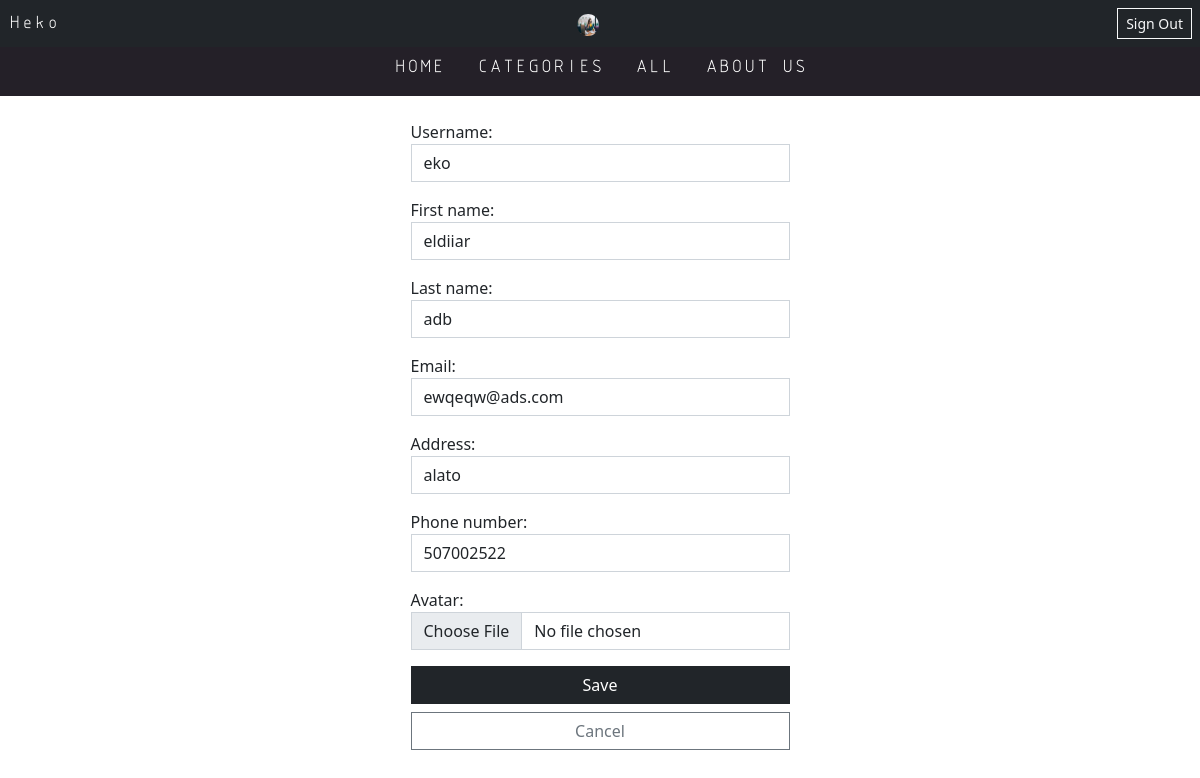
The page /users/user-change/ (signed in) on the database its author committed.
### user/models.py (models this page shows)
class User(AbstractUser):
    address = models.CharField(max_length=255, null=True)
    phone_regex = RegexValidator(regex=r'^\+?1?\d{9}$')
    phone_number = models.CharField(validators=[phone_regex], max_length=9, blank=True, unique=True)  # validators should be a list
    avatar = models.ImageField(upload_to='user_imgs', blank=True, null=True)
    purchases = models.IntegerField(default=0)

### user/views.py (the view)
# urls.py: path('user-change/', change, name='change'),
@login_required
def change(request):
    if request.method == 'POST':
        form = ChangeForm(request.POST, request.FILES, instance=request.user)
        if form.is_valid():
            form.save()
            img_obj = form.instance
            return render(request, 'user/profile.html', {'img_obj': img_obj })
    else:
        form = ChangeForm(instance=request.user)
    return render(request, 'user/change.html', {'form': form })

### user/templates/user/change.html (shortened to what this page needs)
{% extends 'home.html' %}
{% load static %}
{% block content %}
<div class="container">
    <div class="row justify-content-md-center">
        <div class="col-5 p-5">
            <form enctype="multipart/form-data" method="post">
                {{ form.as_p }}
                <div class="d-grid gap-2">
                <button type="submit" class="btn btn-dark rounded-0">Save</button>
                <a href="{% url 'user:profile' %}" class="btn btn-outline-secondary rounded-0">Cancel</a>
                </div>
            </form>
        </div>
    </div>
</div>
{% endblock %}

### templates/home.html (shortened to what this page needs)
<!DOCTYPE html>
<html lang="en">
{% load static %}
<head>
    <link href="{% static 'css/bootstrap.css' %}" rel="stylesheet" type="text/css" media="all" />
    <link href="{% static 'default/styles.css' %}" rel="stylesheet" type="text/css" media="all" />
</head>
<body class="">
<nav class="navbar bg-dark p-2 fixed-top">
    <a class="nav-link active text-white isoct fw-bold" aria-current="page" href="{% url 'product:home' %}">Heko</a>
    {% if user.is_authenticated and user.avatar %}
        <a class="profile" href="{% url 'user:profile' %}">
            <img class="rounded-circle sm-profile"  src="{{ user.avatar.url }}" alt="">
        </a>
        <a class="btn btn-sm btn-outline-light rounded-0" aria-current="page" href="{% url 'user:sign-out' %}">Sign Out</a>
    {% elif user.is_authenticated %}
        <a class="profile" href="{% url 'user:profile' %}">
            <img class="img-rounded sm-profile" src="{% static 'default/usr_img.png' %}" alt="">
        </a>
        <a class="btn btn-sm btn-outline-light rounded-0" aria-current="page" href="{% url 'user:sign-out' %}">Sign Out</a>
    {% else %}
        <a class="btn btn-sm btn-outline-light rounded-0" aria-current="page" href="{% url 'user:signup' %}">Shopping</a>
    {% endif %}
</nav>
<ul class="nav bg-dark2 justify-content-center isoct fw-bold p-2 sticky-top sticky-offset">
    <li class="nav-item">
        <a class="nav-link active text-white" aria-current="page" href="{% url 'product:home' %}">HOME</a>
    </li>
    <li class="nav-item">
        <a class="nav-link text-white" href="{% url 'product:categories' %}">CATEGORIES</a>
    </li>
    <li class="nav-item">
        <a class="nav-link text-white" href="{% url 'product:products' %}">ALL</a>
    </li>
    <li class="nav-item">
        <a class="nav-link text-white" href="{% url 'product:about' %}">ABOUT US</a>
    </li>
</ul>
<div class="container pb-5 mb-5 ml-5">
    <div class="row mb-5">
    {% block content %}{% endblock %}
    </div>
</div>
</body>
</html>

### static/default/styles.css (style rules this page uses)
.isoct { font-family: 'ISOCT'; font-weight: normal; font-style: normal; }
.sticky-offset { border-top: 3; border-color: white; top: 40px; }
.bg-dark2 { background-color: #242028; }
.sm-profile { height: 22px; width: 22px; }

### rows shown on the page
User: avatar (picture), username "eko", first_name "eldiiar", last_name "adb", email "ewqeqw@ads.com", address "alato", phone_number "507002522"
